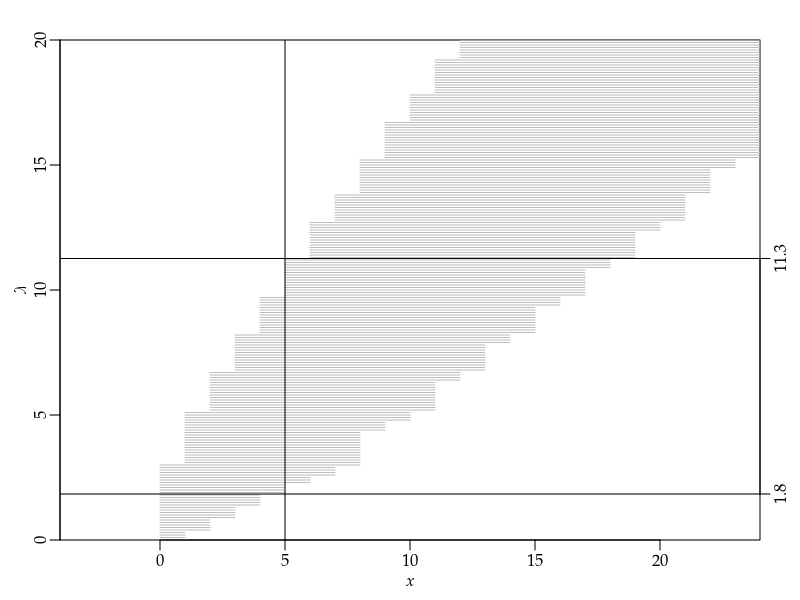

The R script that drew this image:
args = commandArgs()
basename = sub(".R$", "", sub("^--file=(.*/)?", "", args[grep("^--file=", args)]))
if (length(basename) != 0)
    quartz(type="pdf", file=paste0(basename, ".pdf"), width=5, height=5)
par(family="Palatino")
par(mgp=c(1.5,0.5,0)) # title and axis margins. default: c(3,1,0)
par(mar=c(3,3,2,2)) # bottom, left, top, right margins. default: c(5,4,4,2)+0.1
plot(NULL, xlim=c(0,20), ylim=c(0,20),
     xlab=expression(italic(x)), ylab=expression(italic(λ)), xaxs="i", yaxs="i", asp=1)
for (lambda in seq(0,20,0.1)) {
    r = dpois(0:100, lambda) / dpois(0:100, 0:100)
    o = order(r, decreasing=TRUE)
    t = sort(dpois(0:100, lambda), decreasing=TRUE)
    s = cumsum(dpois(0:100, lambda)[o])
    m = r[o[sum(s < 0.95) + 1]]
    x = range((0:100)[r >= m])
    segments(x[1], lambda, x[2], lambda, col="gray")
}
abline(v=5)
abline(h=1.84)
abline(h=11.26)
axis(4, c(1.84,11.26), labels=c("1.8","11.3"))
dev.off()
